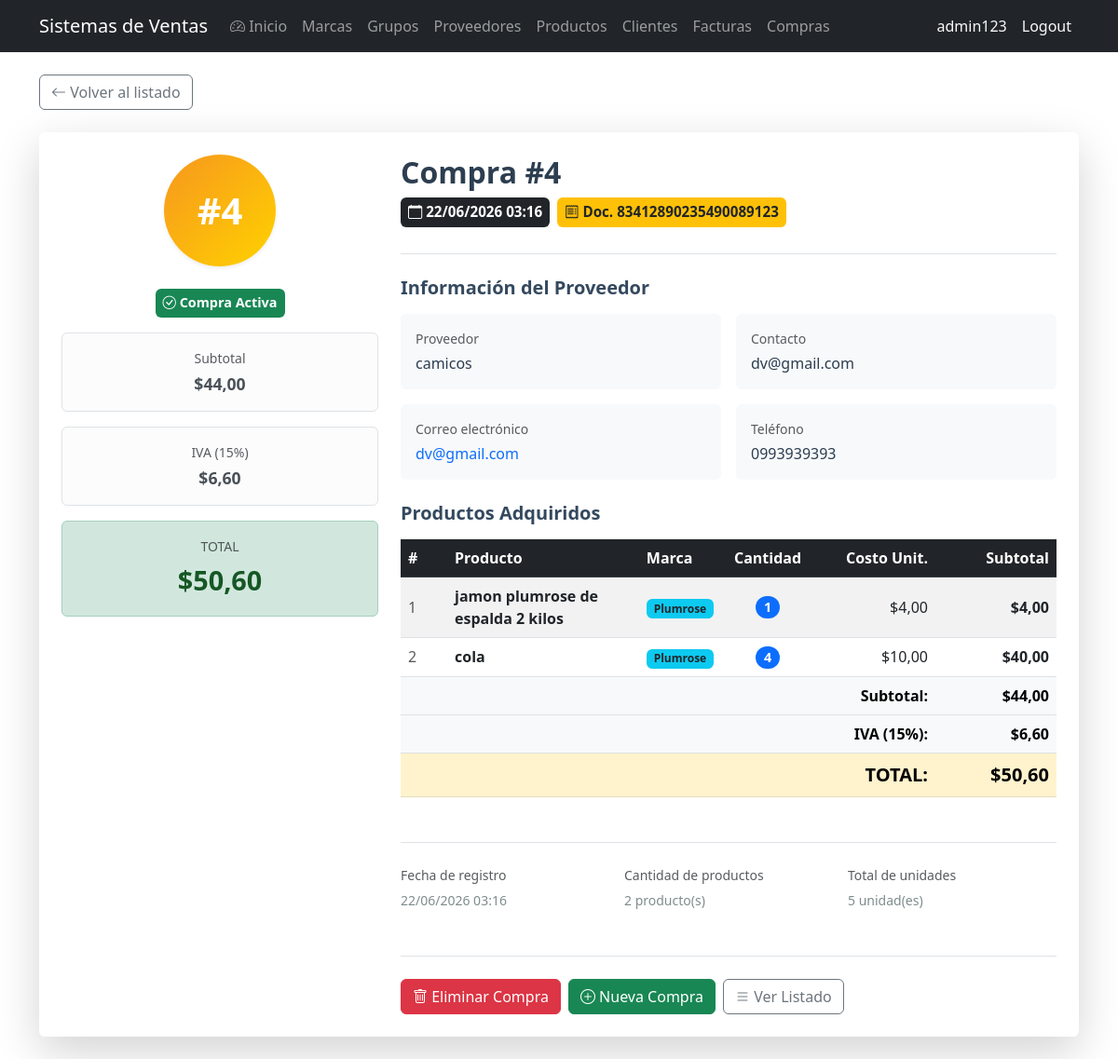
Page /purchases/4/ (signed in) on the committed database.
### purchasing/models.py (models this page shows, shortened)
class Purchase(models.Model):
    supplier = models.ForeignKey(
        Supplier, on_delete=models.PROTECT, related_name='purchases'
    )
    document_number = models.CharField(
        max_length=20, verbose_name='Supplier Invoice No.'
    )
    purchase_date = models.DateTimeField(auto_now_add=True)
    subtotal = models.DecimalField(max_digits=12, decimal_places=2, default=0)
    tax = models.DecimalField(max_digits=12, decimal_places=2, default=0)
    total = models.DecimalField(max_digits=12, decimal_places=2, default=0)
    is_active = models.BooleanField(default=True)
    class Meta:
        verbose_name = 'Purchase'
        verbose_name_plural = 'Purchases'
        ordering = ['-purchase_date']
        constraints = [
            models.UniqueConstraint(
                fields=['supplier', 'document_number'],
                name='unique_supplier_document_number',
            )
        ]

class PurchaseDetail(models.Model):
    purchase = models.ForeignKey(
        Purchase, on_delete=models.CASCADE, related_name='details'
    )
    product = models.ForeignKey(
        Product, on_delete=models.PROTECT, related_name='purchase_details'
    )
    quantity = models.PositiveIntegerField(default=1)
    unit_cost = models.DecimalField(max_digits=12, decimal_places=2)
    subtotal = models.DecimalField(max_digits=12, decimal_places=2, default=0)

### billing/models.py (models this page shows, shortened)
class Supplier(models.Model):
    name = models.CharField(max_length=200, verbose_name='Nombre de empresa')
    contact_name = models.CharField(max_length=200, blank=True, null=True, verbose_name='Nombre de contacto')
    email = models.EmailField(blank=True, null=True, verbose_name='Correo electrónico')
    phone = models.CharField(max_length=20, blank=True, null=True, verbose_name='Teléfono')
    address = models.TextField(blank=True, null=True, verbose_name='Dirección')
    is_active = models.BooleanField(default=True, verbose_name='Activo')
    created_at = models.DateTimeField(auto_now_add=True)
    updated_at = models.DateTimeField(auto_now=True)
    class Meta:
        verbose_name = 'Proveedor'
        verbose_name_plural = 'Proveedores'
        ordering = ['name']

class Product(models.Model):
    name = models.CharField(max_length=200, verbose_name='Nombre de producto')
    description = models.TextField(blank=True, null=True, verbose_name='Descripción')
    brand = models.ForeignKey(Brand, on_delete=models.PROTECT, related_name='products', verbose_name='Marca')
    group = models.ForeignKey(ProductGroup, on_delete=models.PROTECT, related_name='products', verbose_name='Grupo')
    suppliers = models.ManyToManyField(Supplier, related_name='products', blank=True, verbose_name='Proveedores')
    unit_price = models.DecimalField(max_digits=12, decimal_places=2, verbose_name='Precio unitario')
    stock = models.IntegerField(default=0, verbose_name='Stock')
    image = models.ImageField(upload_to='products/', blank=True, null=True, verbose_name='Imagen del producto')
    is_active = models.BooleanField(default=True, verbose_name='Activo')
    created_at = models.DateTimeField(auto_now_add=True)
    updated_at = models.DateTimeField(auto_now=True)
    class Meta:
        verbose_name = 'Producto'
        verbose_name_plural = 'Productos'
        ordering = ['name']

class Brand(models.Model):
    name = models.CharField(max_length=100, unique=True, verbose_name='Nombre de marca')
    description = models.TextField(blank=True, null=True, verbose_name='Descripción')
    is_active = models.BooleanField(default=True, verbose_name='Activo')
    created_at = models.DateTimeField(auto_now_add=True)
    updated_at = models.DateTimeField(auto_now=True)
    class Meta:
        verbose_name = 'Marca'
        verbose_name_plural = 'Marcas'
        ordering = ['name']

### purchasing/views.py (the view)
# urls.py: path('<int:pk>/', views.purchase_detail, name='purchase_detail'),
@login_required
@audit_action('VIEW_PURCHASE')
def purchase_detail(request, pk):
    purchase = get_object_or_404(
        Purchase.objects.select_related('supplier')
                        .prefetch_related('details__product', 'details__product__brand'),
        pk=pk
    )
    details = purchase.details.all()
    return render(request, 'purchasing/purchase_detail.html', {
        'purchase': purchase,
        'details': details,
        'total_units': sum(d.quantity for d in details),
    })

### purchasing/templates/purchasing/purchase_detail.html (shortened to what this page needs)
{% extends 'billing/base.html' %}
{% block content %}
<div class="mb-4">
  <a href="{% url 'purchasing:purchase_list' %}" class="btn btn-outline-secondary">
    <i class="bi bi-arrow-left"></i> Volver al listado
  </a>
</div>
<div class="card shadow-lg border-0 mb-4">
  <div class="card-body p-4">
    <div class="row g-4">
      <div class="col-lg-4">
        <div class="sticky-top" style="top: 20px;">
          <div class="text-center mb-4">
            <div class="d-inline-flex align-items-center justify-content-center rounded-circle shadow-sm"
                 style="width: 120px; height: 120px; background: linear-gradient(135deg, #f7971e 0%, #ffd200 100%); font-size: 2.5rem; color: white; font-weight: bold;">
              #{{ purchase.id }}
            </div>
          </div>
          <div class="text-center mb-3">
            {% if purchase.is_active %}
              <span class="badge bg-success p-2" style="font-size: 0.9rem;">
                <i class="bi bi-check-circle"></i> Compra Activa
              </span>
            {% else %}
              <span class="badge bg-secondary p-2" style="font-size: 0.9rem;">
                <i class="bi bi-x-circle"></i> Compra Anulada
              </span>
            {% endif %}
          </div>
          <div class="alert alert-light text-center border" role="alert">
            <small class="text-muted d-block mb-1">Subtotal</small>
            <strong style="font-size: 1.1rem;">${{ purchase.subtotal }}</strong>
          </div>
          <div class="alert alert-light text-center border" role="alert">
            <small class="text-muted d-block mb-1">IVA (15%)</small>
            <strong style="font-size: 1.1rem;">${{ purchase.tax }}</strong>
          </div>
          <div class="alert alert-success text-center" role="alert">
            <small class="text-muted d-block mb-1">TOTAL</small>
            <strong style="font-size: 1.8rem; color: #155724;">${{ purchase.total }}</strong>
          </div>
        </div>
      </div>
      <div class="col-lg-8">
        <div class="mb-4 pb-4 border-bottom">
          <h1 class="h2 fw-bold mb-2" style="color: #2c3e50;">Compra #{{ purchase.id }}</h1>
          <div class="d-flex align-items-baseline gap-2 mb-1">
            <span class="badge bg-dark p-2" style="font-size: 0.95rem;">
              <i class="bi bi-calendar"></i> {{ purchase.purchase_date|date:"d/m/Y H:i" }}
            </span>
            <span class="badge bg-warning text-dark p-2" style="font-size: 0.95rem;">
              <i class="bi bi-receipt"></i> Doc. {{ purchase.document_number }}
            </span>
          </div>
        </div>
        <div class="mb-4">
          <h5 class="fw-bold mb-3" style="color: #34495e;">Información del Proveedor</h5>
          <div class="row g-3">
            <div class="col-md-6">
              <div class="p-3 bg-light rounded-2">
                <small class="text-muted d-block mb-1">Proveedor</small>
                <strong class="h6" style="color: #2c3e50;">{{ purchase.supplier.name }}</strong>
              </div>
            </div>
            {% if purchase.supplier.contact_name %}
            <div class="col-md-6">
              <div class="p-3 bg-light rounded-2">
                <small class="text-muted d-block mb-1">Contacto</small>
                <strong class="h6" style="color: #2c3e50;">{{ purchase.supplier.contact_name }}</strong>
              </div>
            </div>
            {% endif %}
            {% if purchase.supplier.email %}
            <div class="col-md-6">
              <div class="p-3 bg-light rounded-2">
                <small class="text-muted d-block mb-1">Correo electrónico</small>
                <strong class="h6" style="color: #2c3e50;">
                  <a href="mailto:{{ purchase.supplier.email }}" class="text-decoration-none">{{ purchase.supplier.email }}</a>
                </strong>
              </div>
            </div>
            {% endif %}
            {% if purchase.supplier.phone %}
            <div class="col-md-6">
              <div class="p-3 bg-light rounded-2">
                <small class="text-muted d-block mb-1">Teléfono</small>
                <strong class="h6" style="color: #2c3e50;">{{ purchase.supplier.phone }}</strong>
              </div>
            </div>
            {% endif %}
          </div>
        </div>
        <div class="mb-4">
          <h5 class="fw-bold mb-3" style="color: #34495e;">Productos Adquiridos</h5>
          {% if details %}
          <div class="table-responsive">
            <table class="table table-striped table-hover align-middle mb-0">
              <thead class="table-dark">
                <tr>
                  <th style="width: 50px;">#</th>
                  <th>Producto</th>
                  <th>Marca</th>
                  <th class="text-center" style="width: 100px;">Cantidad</th>
                  <th class="text-end" style="width: 130px;">Costo Unit.</th>
                  <th class="text-end" style="width: 130px;">Subtotal</th>
                </tr>
              </thead>
              <tbody>
                {% for detail in details %}
                <tr>
                  <td class="text-muted">{{ forloop.counter }}</td>
                  <td><strong>{{ detail.product.name }}</strong></td>
                  <td><span class="badge bg-info text-dark">{{ detail.product.brand.name }}</span></td>
                  <td class="text-center">
                    <span class="badge bg-primary rounded-pill" style="font-size: 0.9rem;">{{ detail.quantity }}</span>
                  </td>
                  <td class="text-end">${{ detail.unit_cost }}</td>
                  <td class="text-end"><strong>${{ detail.subtotal }}</strong></td>
                </tr>
                {% endfor %}
              </tbody>
              <tfoot>
                <tr class="table-light">
                  <td colspan="4"></td>
                  <td class="text-end fw-bold">Subtotal:</td>
                  <td class="text-end fw-bold">${{ purchase.subtotal }}</td>
                </tr>
                <tr class="table-light">
                  <td colspan="4"></td>
                  <td class="text-end fw-bold">IVA (15%):</td>
                  <td class="text-end fw-bold">${{ purchase.tax }}</td>
                </tr>
                <tr class="table-warning">
                  <td colspan="4"></td>
                  <td class="text-end fw-bold fs-5">TOTAL:</td>
                  <td class="text-end fw-bold fs-5">${{ purchase.total }}</td>
                </tr>
              </tfoot>
            </table>
          </div>
          {% else %}
          <div class="alert alert-info">
            <small><i class="bi bi-info-circle"></i> Esta compra no tiene productos registrados.</small>
          </div>
          {% endif %}
        </div>
        <div class="mt-5 pt-4 border-top">
          <div class="row g-3">
            <div class="col-md-4">
              <small class="text-muted d-block mb-1">Fecha de registro</small>
              <span class="small" style="color: #7f8c8d;">{{ purchase.purchase_date|date:"d/m/Y H:i" }}</span>
            </div>
            <div class="col-md-4">
              <small class="text-muted d-block mb-1">Cantidad de productos</small>
              <span class="small" style="color: #7f8c8d;">{{ details|length }} producto(s)</span>
            </div>
            <div class="col-md-4">
              <small class="text-muted d-block mb-1">Total de unidades</small>
              <span class="small" style="color: #7f8c8d;">{{ total_units }} unidad(es)</span>
            </div>
          </div>
        </div>
        <div class="mt-5 pt-4 border-top d-flex gap-2">
          <a href="{% url 'purchasing:purchase_delete' purchase.pk %}" class="btn btn-danger">
            <i class="bi bi-trash"></i> Eliminar Compra
          </a>
          <a href="{% url 'purchasing:purchase_create' %}" class="btn btn-success">
            <i class="bi bi-plus-circle"></i> Nueva Compra
          </a>
          <a href="{% url 'purchasing:purchase_list' %}" class="btn btn-outline-secondary">
            <i class="bi bi-list"></i> Ver Listado
          </a>
        </div>
      </div>
    </div>
  </div>
</div>
{% endblock %}

### billing/templates/billing/base.html (shortened to what this page needs)
<!DOCTYPE html>
<html lang="es">
<head>
  <link href="https://cdn.jsdelivr.net/npm/bootstrap@5.3.0/dist/css/bootstrap.min.css" rel="stylesheet">
  <link href="https://cdn.jsdelivr.net/npm/bootstrap-icons@1.11.3/font/bootstrap-icons.css" rel="stylesheet">
</head>
<body>
<nav class="navbar navbar-expand-lg navbar-dark bg-dark">
  <div class="container">
    <a class="navbar-brand" href="{% url 'billing:home' %}">Sistemas de Ventas</a>
    <div class="collapse navbar-collapse" id="nav">
      <ul class="navbar-nav me-auto">
        {% if user.is_authenticated %}
        <li class="nav-item"><a class="nav-link" href="{% url 'billing:home' %}"><i class="bi bi-speedometer2"></i> Inicio</a></li>
        <li class="nav-item"><a class="nav-link" href="{% url 'billing:brand_list' %}">Marcas</a></li>
        <li class="nav-item"><a class="nav-link" href="{% url 'billing:productgroup_list' %}">Grupos</a></li>
        <li class="nav-item"><a class="nav-link" href="{% url 'billing:supplier_list' %}">Proveedores</a></li>
        <li class="nav-item"><a class="nav-link" href="{% url 'billing:product_list' %}">Productos</a></li>
        <li class="nav-item"><a class="nav-link" href="{% url 'billing:customer_list' %}">Clientes</a></li>
        <li class="nav-item"><a class="nav-link" href="{% url 'billing:invoice_list' %}">Facturas</a></li>
        <li class="nav-item"><a class="nav-link" href="{% url 'purchasing:purchase_list' %}">Compras</a></li>
        {% endif %}
      </ul>
      <ul class="navbar-nav">
        {% if user.is_authenticated %}
        <li class="nav-item"><span class="nav-link text-light">{{ user.username }}</span></li>
        <li class="nav-item">
          <form method="post" action="{% url 'logout' %}" class="d-inline">
            <button type="submit" class="nav-link btn btn-link text-light" style="text-decoration:none;">Logout</button>
          </form>
        </li>
        {% else %}
        <li class="nav-item"><a class="nav-link" href="{% url 'login' %}">Login</a></li>
        <li class="nav-item"><a class="nav-link" href="{% url 'billing:signup' %}">Registarse</a></li>
        {% endif %}
      </ul>
    </div>
  </div>
</nav>
<div class="container mt-4">
  {% block content %}
  {% endblock %}
</div>
</body>
</html>

### purchasing/templates/purchasing/purchase_detail.html (style rules this page uses)
.sticky-top { position: sticky; top: 20px; z-index: 900; }
.card { transition: box-shadow 0.3s ease; }

### rows in the picture
Purchase: id "4", subtotal "44,00", tax "6,60", total "50,60", purchase_date "22/06/2026 03:16", document_number "83412890235490089123", supplier.name "camicos", supplier.contact_name "dv@gmail.com", supplier.email "dv@gmail.com", supplier.phone "0993939393"
PurchaseDetail: product.name "jamon plumrose de espalda 2 kilos", product.brand.name "Plumrose", quantity "1", unit_cost "4,00", subtotal "4,00"
PurchaseDetail: product.name "cola", product.brand.name "Plumrose", quantity "4", unit_cost "10,00", subtotal "40,00"

### other values in the picture
{{ user.username }} "admin123"
{{ details|length }} "2"
{{ total_units }} "5"
